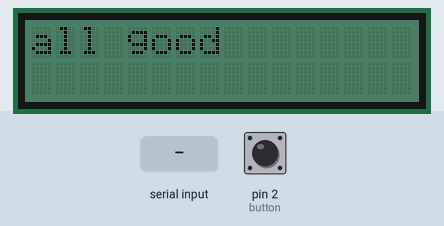
Recording of a sketch running on a simulated Arduino Uno, built with avr-gcc and run on an emulated ATmega328P. Shown: 16×2 character LCD. Inputs (shaded band) come from the test bench; at power-on: pin 2 (button) LOW. What the sketch prints to the serial monitor is not drawn.

Above: at 1.2 s.
1.3 s: "F" received over the second serial link
At 2.5 s:
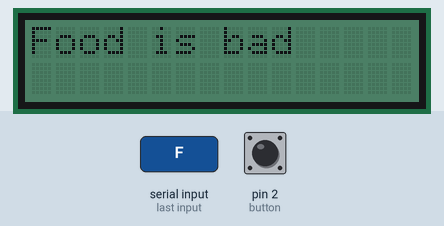
5.4 s: pin 2 (button) pulled HIGH for 1.25 s
At 7.5 s:
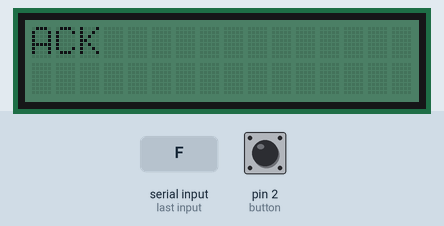
8.1 s: pin 2 (button) pulled HIGH for 3.2 s
Timing chart, 0 to 11.1 s (numbered marks = the images above; inputs shaded):
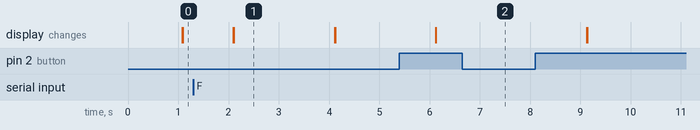

The sketch:

bo_receiver_fridge.ino
```cpp
//this is slave

#include <SoftwareSerial.h>

SoftwareSerial BTSerial(10, 11); // RX | TX
#include <Wire.h>
#include "rgb_lcd.h"

rgb_lcd lcd;
int r = 20;
int g = 90;
int b = 55;
int button = 2;

char state = '0';
String readString;
char c;
int val = 0;

void setup()
{
  BTSerial.begin(38400);
  Serial.begin(9600);
  Serial.write("This is slave");
  lcd.begin(16, 2);
  lcd.setCursor(0,0);
  lcd.setRGB(r,g,b);
  lcd.print("hello");
  pinMode(button, INPUT);
}

void loop()
{

  val = digitalRead(button);
  if(val == HIGH){
    lcd.print("ACK");
    BTSerial.write('R');
    delay(3000);
    lcd.clear();
    val = 0;
    c = 'A';
  }
  else{
    lcd.setCursor(0,0);
    while (BTSerial.available()) {
    //small delay to allow input buffer to fill
      c = BTSerial.read();  //gets one byte from serial buffer
    }

    if ( c == 'F' ) {
      lcd.setCursor(0,0);
      lcd.print("Food is bad");
      Serial.println("Food is bad");
      delay(2000);
      lcd.clear();
    }
    else{
      lcd.setCursor(0,0);
      lcd.print("all good");
      Serial.println("all good");
      delay(1000);
      lcd.clear();
    }
  }


}
```

Measured:
- after the input at 1.3 s, the display: first differs from a run without the input after 0.81 s (image 1)
- after the input at 5.4 s, the display: first differs from a run without the input after 0.73 s (image 2)
- what the display in image 1 shows lasts 2.0 s, from 2.1 s to 4.1 s
